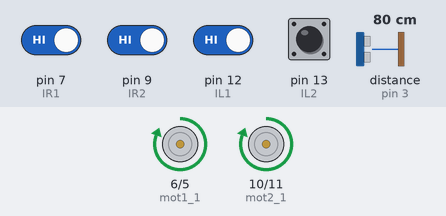
The sketch below on a simulated Arduino Uno, built with avr-gcc and run on an emulated ATmega328P. On the bench: motor-driver pin pairs drawn as motors (green arrow = first pin HIGH = forward, orange = second pin HIGH = backward, longer = more drive). Wiring (inferred from the names in the program): ultrasonic range finder: trigger pin 4; echo pin 3. The test bench sets the inputs (shaded band); at power-on: pin 7 (IR1), pin 9 (IR2), pin 12 (IL1), pin 13 (IL2) HIGH, distance to the obstacle (sensor on pin 3) 80 cm. The echo pulse lasts 58.3 µs per cm.

Above: at 6.2 s.
6.3 s: distance to the obstacle (sensor on pin 3) set to 86 cm
At 7.5 s:
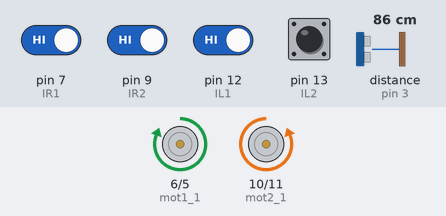
8.0 s: pin 7 (IR1) driven LOW
At 9.1 s:
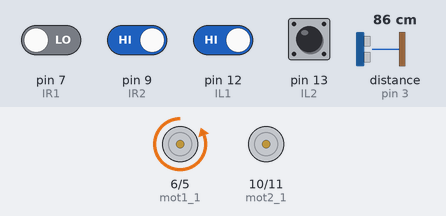
10.0 s: pin 12 (IL1) driven LOW
At 11.2 s:
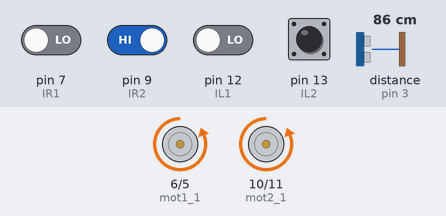
11.5 s: pin 7 (IR1) driven HIGH
At 12.4 s:
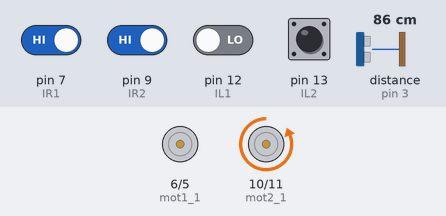
13.0 s: pin 9 (IR2) driven LOW
At 13.5 s:
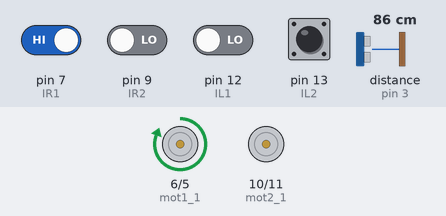
14.5 s: pin 9 (IR2) driven HIGH
At 15.9 s:
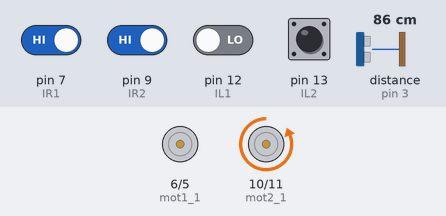
Timing chart, 0 to 17.0 s (numbered marks = the images above; inputs shaded):
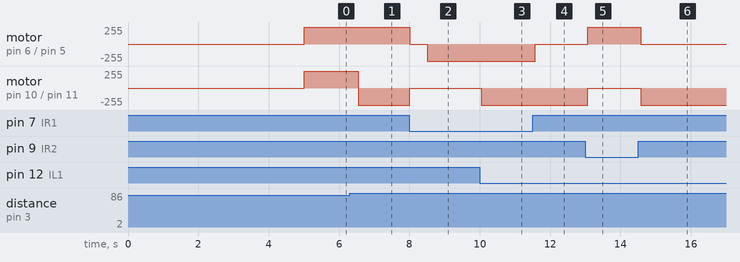

The sketch:

Sumo_Robot_Code.ino
```cpp
// ----------- Sumo Robot Diamond Team Project ----------- //
// Arduino Project //

// Main UltraSonic Objects
#define echoPin 3
#define trigPin 4
long duration;
int distance;
int dis;

// IR Sensors Objects
#define IR1 7
#define IR2 9
#define IL1 12
#define IL2 13
byte R1;
byte R2;
byte L1;
byte L2;
// ------------------ The Place of Competition
// Black =1
// White =0

byte b=1;
byte w=0;

// ---------- Mots Objects ------------- //

// Mot1
#define mot1_1 6
#define mot1_2 5

// Mot2
#define mot2_1 10
#define mot2_2 11

// Important Variables
byte condition; // This Condition for Taking The Action Attacking or Safe you self
int diameter=80; // The Distance if you see it you will Go Forward it and Attacking
int count=0; // This Counter for Options about Orbiting about Markz Elseqal

void setup() {

// Main UltraSonic Pins
pinMode(trigPin, OUTPUT);
pinMode(echoPin, INPUT);
// IR Pins
pinMode(IR1,INPUT);
pinMode(IR2,INPUT);
pinMode(IL1,INPUT);
pinMode(IL2,INPUT);

// Mots Pins

// Right Motor
pinMode(mot1_1,OUTPUT);
pinMode(mot1_2,OUTPUT);

// Left Motor
pinMode(mot2_1,OUTPUT);
pinMode(mot2_2,OUTPUT);

// Stop Motors
stopMot();

// Time of the Competetion ( Mansoura Robotics )
delay(5000);
}

// IR Reading
byte IR()
{
R1 = digitalRead(IR1);
R2 = digitalRead(IR2);
L1 = digitalRead(IL1);
L2 = digitalRead(IL2);
// Check about IRs in Safe Place or not
if( (R1==w) || (R2==w) || (L1==w) || (L2==w) )
{
// Return with 0 For Putting Me in The Safe Place
return 0;
}
else
{
// Return with 1 For Attacking
return 1;
}
}

// ---------------------------- Make Your Robot in Safe Way ----------------------- //

void Safe()
{
// R1 Check
if(R1==w)
{
dis = ultra();
if(R2==w)
{
Mot2Stop();
Mot1Rev();
delay(250);
}
else if( (L1==w) && (dis<20) )
{
Mot1Forward();
Mot2Forward();
delay(250);
}
else if(L1==w)
{
Mot1Rev();
Mot2Rev();
delay(250);
}
else
{
Mot2Stop();
Mot1Rev();
delay(250);
}

}
// R2 Check
else if(R2==w) {
if(L2==w)
{
Mot1Forward();
Mot2Forward();
delay(250);
}
else
{
Mot1Forward();
Mot2Stop();
delay(250);
}

}
// L1 Check
else if(L1==w)
{
if(L2==w)
{
Mot2Forward();
Mot1Stop();
delay(250);
}
else
{
Mot2Rev();
Mot1Stop();
delay(250);
}
}
// L2 Check
else if(L2==w)
{
Mot1Stop();
Mot2Forward();
delay(250);
}

}

// ----------------------------- The End of Make Your Robot in Safe Way ------------------ ////////////

// ------------------------------------------- Mots Status ------------------------------------------------ //

//--------------------------- Mot 1 Status
void Mot1Forward()
{
digitalWrite(mot1_1,1);
digitalWrite(mot1_2,0);

}

void Mot1Rev()
{
digitalWrite(mot1_1,0);
digitalWrite(mot1_2,1);
}
void Mot1Stop()
{
digitalWrite(mot1_1,0);
digitalWrite(mot1_2,0);
}

//------------------------------------- Mot 2 Status
void Mot2Forward()
{
digitalWrite(mot2_1,1);
digitalWrite(mot2_2,0);

}

void Mot2Rev()
{
digitalWrite(mot2_1,0);
digitalWrite(mot2_2,1);
}
void Mot2Stop()
{
digitalWrite(mot2_1,0);
digitalWrite(mot2_2,0);
}

// --------------------------------------- Stop All Motors
void stopMot()
{
digitalWrite(mot1_1,0);
digitalWrite(mot1_2,0);

digitalWrite(mot2_1,0);
digitalWrite(mot2_2,0);
}

// ---------------------------------------------- End of Mot Status ---------------------------------------------- //

// ----------------------------------------------------- UltraSonics Code Reading ------------------------------------ //

//-------------------------- Main Ultrasonic Return With The Value in cm ---------------------- //
int ultra(){
digitalWrite(trigPin, LOW);
delayMicroseconds(2);
digitalWrite(trigPin, HIGH);
delayMicroseconds(10);
digitalWrite(trigPin, LOW);
duration = pulseIn(echoPin, HIGH);
// Calculating the distance
distance = duration * 0.034 / 2;
// Distance in cm
return distance;
}

// ----------------------------------------- The End of The UltraSonics ------------------------------------------------ //

// -------------------------------- Start Main Repeat Code ------------------------------ //
void loop()
{
// IRs Reading
condition = IR();
// condition = 1 is For Attacking ---- condition = 0 is For Putting you in The Safe Place
if(condition==1)
{
// Check UltraSonic Before Attack
dis = ultra();
// Attack Only if The Condtion is True ^_^
if(dis<=diameter)
{
Mot1Forward();
Mot2Forward();
delay(250);
}

// Orbiting About Markz Elseql
else
{
count++;
while(1)
{
dis = ultra();
condition = IR();
// Start Options of Orbit
if(count%2==0)
{
Mot2Forward();
Mot1Rev();
}
else{
Mot1Forward();
Mot2Rev();
}
// End Options of Orbit

if( (dis<=diameter) || (condition==0) )
{
stopMot();
delay(500);
break;
}

}

}
}

else if (condition==0)
{
// Put Me in Safe Place
Safe();
}

}
// ------------------------------- End Main Repeat Code ----------------------------------- //
```

Measured:
- the behaviour switches between 82 and 83 cm on distance to the obstacle (sensor on pin 3) (found by bisection; images 0 and 1)
- after the input at 6.3 s, motor on pin 10 (mot2_1) / pin 11 (mot2_2): forward 255/255 → backward 255/255 after 0.24 s
- after the input at 8.0 s, motor on pin 6 (mot1_1) / pin 5 (mot1_2): forward 255/255 → stopped at once, → backward 255/255 0.51 s later; motor on pin 10 (mot2_1) / pin 11 (mot2_2): backward 255/255 → stopped at once
- after the input at 10.0 s, motor on pin 10 (mot2_1) / pin 11 (mot2_2): stopped → backward 255/255 at once
- after the input at 11.5 s, motor on pin 6 (mot1_1) / pin 5 (mot1_2): backward 255/255 → stopped after 0.07 s
- after the input at 13.0 s, motor on pin 6 (mot1_1) / pin 5 (mot1_2): stopped → forward 255/255 after 0.07 s; motor on pin 10 (mot2_1) / pin 11 (mot2_2): backward 255/255 → stopped after 0.07 s
- after the input at 14.5 s, motor on pin 6 (mot1_1) / pin 5 (mot1_2): forward 255/255 → stopped after 0.07 s; motor on pin 10 (mot2_1) / pin 11 (mot2_2): stopped → backward 255/255 after 0.07 s
